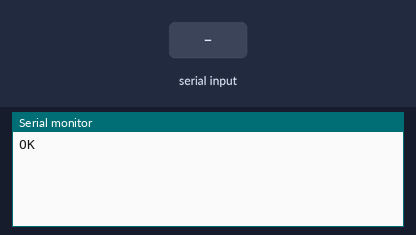
Bench run of a sketch on a simulated Arduino Uno, built with avr-gcc and run on an emulated ATmega328P. Shown: the last lines printed to the serial monitor. The test bench sets the inputs (shaded band). The modem accepts every AT command (registered, SIM ready, sends succeed) and sends nothing else.

Above: at 1.8 s.
1.9 s: "1\n" received over the second serial link
At 2.8 s:
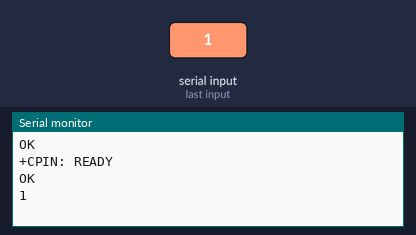
3.5 s: "0\n" received over the second serial link
At 4.7 s:
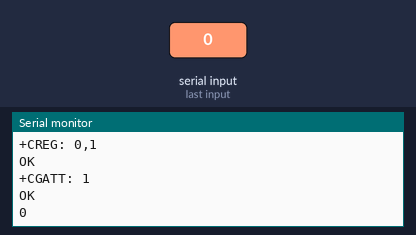
6.5 s: "2\n" received over the second serial link
At 7.6 s:
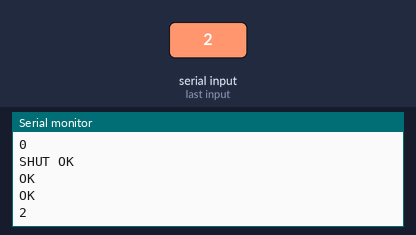
Timing chart, 0 to 9.5 s (numbered marks = the images above; inputs shaded):
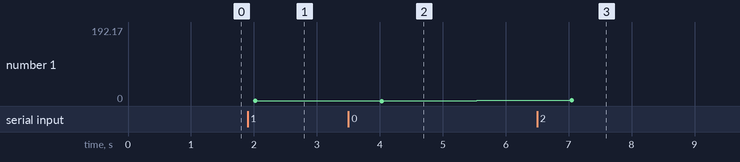

The sketch:

sketch_jan23a.ino
```cpp
//Serial Relay - Arduino will patch a
//serial link between the computer and the GPRS Shield
//at 19200 bps 8-N-1
//Computer is connected to Hardware UART
//GPRS Shield is connected to the Software UART

#include <SoftwareSerial.h>

SoftwareSerial GPRS(7, 8);
unsigned char buffer[64]; // buffer array for data recieve over serial port
int count=0;     // counter for buffer array

int setupStep = 0;

void setup()
{

  GPRS.begin(19200);               // the GPRS baud rate
  Serial.begin(19200);             // the Serial port of Arduino baud rate.

}

void loop()
{
  if (GPRS.available())              // if date is comming from softwareserial port ==> data is comming from gprs shield
  {
    while(GPRS.available())          // reading data into char array
    {
      buffer[count++]=GPRS.read();     // writing data into array
      if(count == 64)break;
  }
    Serial.write(buffer,count);            // if no data transmission ends, write buffer to hardware serial port
    clearBufferArray();              // call clearBufferArray function to clear the storaged data from the array
    count = 0;                       // set counter of while loop to zero


  }

  if(setupStep < 12) {
    ConnectToInternet(setupStep);
  }

}
void clearBufferArray()              // function to clear buffer array
{
  for (int i=0; i<count;i++)
    { buffer[i]=NULL;}                  // clear all index of array with command NULL
}

void ConnectToInternet(int step) {

  int delayT = 1000;

  if(step == 0) {
    GPRS.println("AT");
    delay(delayT);
  }

  if(step == 1) {
    GPRS.println("AT+CPIN?");
    delay(delayT);
  }

  if(step == 2) {
    GPRS.println("AT+CREG?");
    delay(delayT);
  }

  if(step == 3) {
    GPRS.println("AT+CGATT?");
    delay(delayT);
  }

  if(step == 4) {
    GPRS.println("AT+CIPSHUT");
    delay(delayT);
  }

  if(step == 5) {
    GPRS.println("AT+CIPSTATUS");
    delay(delayT);
  }

  if(step == 6) {
    GPRS.println("AT+CIPMUX=0");
    delay(delayT);
  }

  if(step == 7) {
    GPRS.println("AT+CSTT=\"wap.cingular\",\"WAP@CINGULARGPRS.COM\",\"CINGULAR1\"");
    delay(delayT);
  }

  if(step == 8) {
    GPRS.println("AT+CIICR");
    delay(delayT * 3);
  }

  if(step == 9) {
    GPRS.println("AT+CIFSR");
    delay(delayT);
  }

  if(step == 10) {
    GPRS.println("AT+CIPSTART=\"TCP\",\"http://pubsub.pubnub.com/subscribe/demo/pubnub_gprs/\",\"80\"");
    delay(delayT);
    delay(2000);
  }

  if(step == 11) {
    Serial.println("here");
    GPRS.println("AT+CIPSEND=20");
    delay(delayT);
    delay(2000);
  }

  setupStep++;

}
```

Measured:
- after the input at 1.9 s, the serial monitor: prints a new line after 0.12 s (image 1)
- after the input at 3.5 s, the serial monitor: prints a new line after 0.53 s (image 2)
- after the input at 6.5 s, the serial monitor: prints a new line after 0.55 s (image 3)
